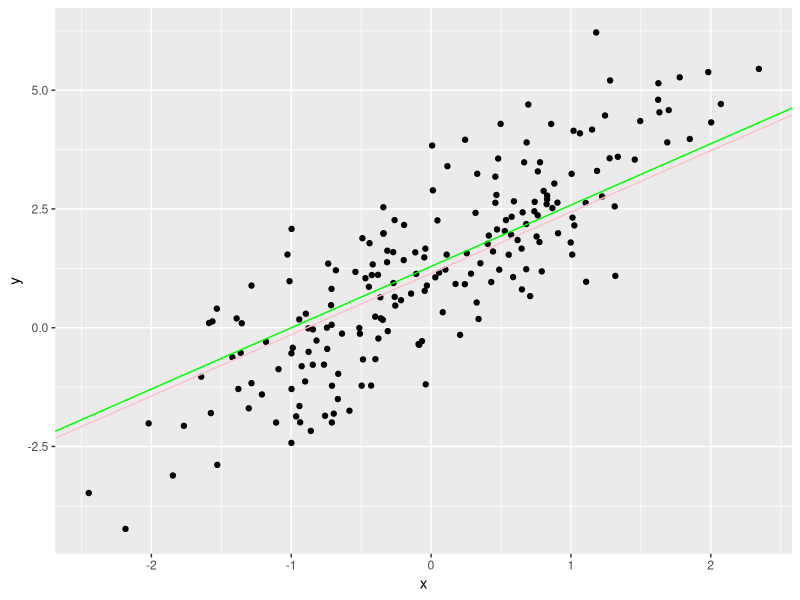

Here is the R script that generated this plot:
library(tidyverse)
library(stringr)
library(ggplot2)
library(caret)
#library(pls)

data("iris")

# Cross Validation
# Útil para bases de dados pequenas

trainIndex <-
  createDataPartition(iris$Species, p = .8, list = FALSE, times = 1)

irisTrain <- iris[trainIndex,]
irisTest <- iris[-trainIndex,]

# Cross-validation
controle <- trainControl(method = "cv", number = 10)
modelo <- train(Species ~ Sepal.Length, data = irisTrain, method = "rf", trControl = controle)


# Regressão linear com cálculo de erro

x <- rnorm(200)
y <- 1.2 + 1.75*x + rnorm(200)

funcao_erro_mo <- function(betas) {
  yhat <- betas[1] + betas[2]*x
  erros <- abs((y - yhat))
  soma_erros <- sum(erros)
  return(soma_erros)
}

funcao_erro_qt <- function(betas) {
  yhat <- betas[1] + betas[2]*x
  erros <- (y - yhat)^4
  soma_erros <- sum(erros)
  return(soma_erros)
}

parametros_mo <- optim(c(2,2), funcao_erro_mo)$par
parametros_qt <- optim(c(2,2), funcao_erro_qt)$par

ggplot(NULL, aes(x=x,y=y)) +
  geom_point() +
  geom_abline(intercept=parametros_qt[1], slope = parametros_qt[1], colour="green") +
  geom_abline(intercept=parametros_mo[1], slope = parametros_qt[1], colour="pink")